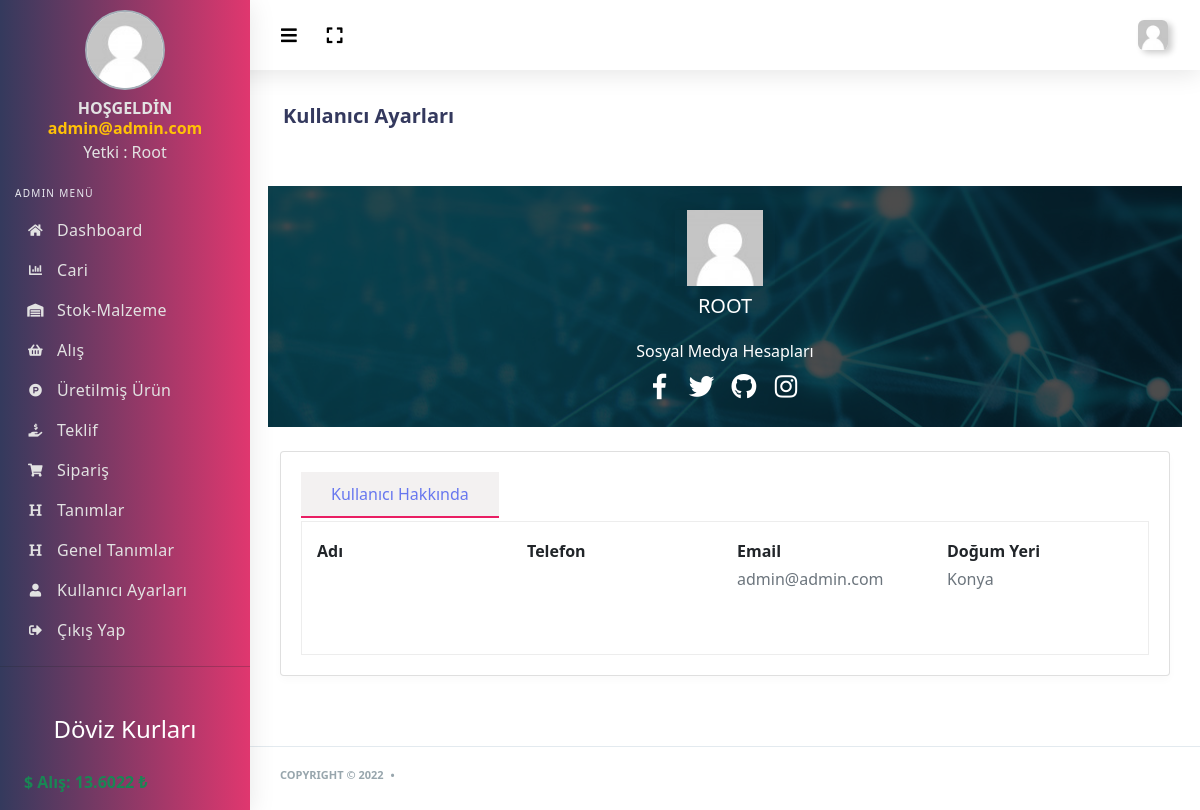
The app's page /admin/kullanici-profil.php (signed in) with its own data.
### tables this page shows
CREATE TABLE `kullanici_tbl` (
  `kullanici_id` int(11) NOT NULL,
  `kullanici_foto` varchar(500) NOT NULL,
  `kullanici_ad` varchar(50) NOT NULL,
  `kullanici_sifre` varchar(50) NOT NULL,
  `kullanici_zaman` date NOT NULL,
  `kullanici_hakkinda` text NOT NULL,
  `kullanici_dogumyeri` varchar(50) NOT NULL,
  `kullanici_adsoyad` varchar(100) NOT NULL,
  `kullanici_yetki` int(2) NOT NULL,
  `kullanici_facebook` varchar(500) NOT NULL,
  `kullanici_twitter` varchar(500) NOT NULL,
  `kullanici_github` varchar(500) NOT NULL,
  `kullanici_instagram` varchar(500) NOT NULL,
  `kullanici_tel` varchar(50) NOT NULL
);

CREATE TABLE `doviz_tbl` (
  `id` int(11) NOT NULL,
  `dolar_alis` double NOT NULL,
  `dolar_satis` double NOT NULL,
  `euro_alis` double NOT NULL,
  `euro_satis` double NOT NULL
);

### admin/kullanici-profil.php (the view, shortened to what this page needs)
<?php include 'header.php' ?>
<?php include 'sidebar.php' ?>
<div class="main-content">
  <section class="section">
    <div class="section-header">
      <div class="row">
        <div class="col-xl-6 col-lg-6 col-md-6 col-sm-12">
          <div class="section-header-breadcrumb-content">
            <h1>Kullanıcı Ayarları</h1>
          </div>
        </div>
      </div>
    </div>
    <div class="section-body">
      <div class="row mt-sm-4 background-image-body">
        <div class="col-md-12 col-lg-12 box-center">
          <div class="row author-box">
            <img alt="image" src="<?php echo $kullanicicek['kullanici_foto'] ?>" class="author-box-picture box-center mt-4">
          </div>
          <div class="row author-box">
            <div class="page-inner box-center align-center">
              <div class="page-description">
                <h5><?php
                if ($kullanicicek['kullanici_yetki']==0 ) {
                  echo "ROOT";
                }elseif ($kullanicicek['kullanici_yetki']==1 ) {
                  echo "YÖNETİCİ";
                }elseif ($kullanicicek['kullanici_yetki']==2 ) {
                  echo "ÜYE";
                }else{
                  echo "KULLANICI";
                }
                ?></h5>
              </div>
            </div>
          </div>
          <div class="row author-box mb-4">
            <div class="box-center align-center">
              <div class="mb-2 mt-3">
                <h6>Sosyal Medya Hesapları</h6>
              </div>
              <a href="<?php echo $kullanicicek['kullanici_facebook']?>" class="btn btn-social-icon mr-1 btn-facebook">
                <i class="fab fa-facebook-f"></i>
              </a>
              <a href="<?php echo $kullanicicek['kullanici_twitter'] ?>" class="btn btn-social-icon mr-1 btn-twitter">
                <i class="fab fa-twitter"></i>
              </a>
              <a href="<?php echo $kullanicicek['kullanici_github'] ?>" class="btn btn-social-icon mr-1 btn-github">
                <i class="fab fa-github"></i>
              </a>
              <a href="<?php echo $kullanicicek['kullanici_instagram'] ?>" class="btn btn-social-icon mr-1 btn-instagram">
                <i class="fab fa-instagram"></i>
              </a>
            </div>
          </div>
        </div>
      </div>
      <div class="row mt-sm-4">
        <div class="col-12 col-md-12 col-lg-12">
          <div class="card">
            <div class="padding-20">
              <ul class="nav nav-pills mb-1" id="myTab2" role="tablist">
                <li class="nav-item">
                  <a class="nav-link active" id="home-tab2" data-toggle="tab" href="#about" role="tab"
                  aria-selected="true">Kullanıcı Hakkında</a>
                </li>
              </ul>
              <div class="tab-content tab-bordered" id="myTab3Content">
                <div class="tab-pane fade show active" id="about" role="tabpanel" aria-labelledby="home-tab2">
                  <div class="row">
                    <div class="col-md-3 col-6 b-r">
                      <strong>Adı</strong>
                      <br>
                    </div>
                    <div class="col-md-3 col-6 b-r">
                      <strong>Telefon</strong>
                      <br>
                    </div>
                    <div class="col-md-3 col-6 b-r">
                      <strong>Email</strong>
                      <br>
                      <p class="text-muted"><?php echo $kullanicicek['kullanici_ad'] ?></p>
                    </div>
                    <div class="col-md-3 col-6">
                      <strong>Doğum Yeri</strong>
                      <br>
                      <p class="text-muted"><?php echo $kullanicicek['kullanici_dogumyeri']; ?></p>
                    </div>
                  </div>
                </div>
              </div>
            </div>
          </div>
        </div>
      </div>
    </div>
  </section>
</div>
</div>
<?php include 'footer.php' ?>

### admin/header.php (shortened to what this page needs)
<?php
include '../doviz.php';
$kullanicisor =$db->prepare("SELECT * FROM kullanici_tbl WHERE kullanici_ad=:ad");
$kullanicisor->execute(array(
  'ad' => $_SESSION['kullanici_ad']
));
$kullanicicek=$kullanicisor->fetch(PDO::FETCH_ASSOC);
$dovizsor=$db->prepare("SELECT * FROM doviz_tbl WHERE id=1");
$dovizsor->execute(array(0));
$dovizcek=$dovizsor->fetch(PDO::FETCH_ASSOC);
?>
<!DOCTYPE html>
<html lang="en">
<head>
  <link rel="stylesheet" href="assets/css/app.min.css">
  <link rel="stylesheet" href="assets/css/style.css">
  <link rel="stylesheet" href="assets/css/components.css">
  <link rel="stylesheet" href="assets/bundles/bootstrap-social/bootstrap-social.css">
  <link rel="stylesheet" href="assets/bundles/flag-icon-css/css/flag-icon.min.css">
  <link rel="stylesheet" href="assets/dropzone/dist/dropzone.css">
  <link rel="stylesheet" href="assets/dropzone/dist/basic.css">
  <link rel="stylesheet" href="assets/css/bootstrap.min.css">
</head>
<body>
  <div id="app">
    <div class="main-wrapper main-wrapper-1">
      <div class="navbar-bg"></div>
      <nav class="navbar navbar-expand-lg main-navbar">
        <div class="form-inline mr-auto">
          <ul class="navbar-nav mr-3">
            <li><a href="#" data-toggle="sidebar" class="nav-link nav-link-lg collapse-btn"><i
              class="fas fa-bars"></i></a></li>
              <li><a href="#" class="nav-link nav-link-lg fullscreen-btn">
                <i class="fas fa-expand"></i>
              </a>
            </li>
          </ul>
        </div>
        <ul class="navbar-nav navbar-right">
          <li class="dropdown"><a href="#" data-toggle="dropdown"
            class="nav-link dropdown-toggle nav-link-lg nav-link-user">
            <img alt="image" src="<?=$kullanicicek['kullanici_foto'] ?>" class="user-img-radious-style">
            <span class="d-sm-none d-lg-inline-block"></span></a>
          </li>
        </ul>
      </nav>

### admin/sidebar.php (shortened to what this page needs)
<?php
$kullanicisor =$db->prepare("SELECT * FROM kullanici_tbl WHERE kullanici_ad=:ad");
$kullanicisor->execute(array(
  'ad' => $_SESSION['kullanici_ad']
));
$kullanicicek=$kullanicisor->fetch(PDO::FETCH_ASSOC);
?>
<div class="main-sidebar sidebar-style-2">
  <aside id="sidebar-wrapper">
    <ul class="sidebar-menu">
      <li class="dropdown active" style="display: block;">
        <div class="sidebar-profile">
          <div class="siderbar-profile-pic">
            <img src="<?php echo $kullanicicek['kullanici_foto'] ?>" class="profile-img-circle box-center" alt="User Image">
          </div>
          <div class="siderbar-profile-details">
            <div class="siderbar-profile-name">HOŞGELDİN</div>
            <div class="siderbar-profile-name text-warning"><?php echo $_SESSION['kullanici_ad'] ?> </div>
            <div class="sidebar-profile-position">
              <?php if ($kullanicicek['kullanici_yetki']==0) {
                echo "Yetki : Root";
              }elseif ($kullanicicek['kullanici_yetki']==1) {
                echo "Yetki: Yönetici";
              }else{echo "Yetki: Üye";}
              ?></div>
            </div>
          </div>
        </li>
        <li class="menu-header">Admin Menü</li>
        <li><a class="nav-link" href="index.php"><i class="fas fa-home"></i><span>Dashboard</span></a></li>
        <?php if($kullanicicek['kullanici_yetki']<=1) { ?>
          <li><a class="nav-link" href="cari.php"><i class="fas fa-chart-bar"></i><span>Cari</span></a></li>
          <li><a class="nav-link" href="stok.php"><i class="fas fa-warehouse"></i><span>Stok-Malzeme</span></a></li>
          <li><a class="nav-link" href="alis.php"><i class="fas fa-shopping-basket"></i><span>Alış</span></a></li>
          <li><a class="nav-link" href="urun.php"><i class="fab fa-product-hunt"></i><span>Üretilmiş Ürün</span></a></li>
          <li><a class="nav-link" href="teklif.php"><i class="fas fa-hand-holding-usd"></i><span>Teklif</span></a></li>
          <li><a class="nav-link" href="siparis.php"><i class="fas fa-shopping-cart"></i><span>Sipariş</span></a></li>
          <li><a class="nav-link" href="tanimlar.php"><i class="fas fa-heading"></i><span>Tanımlar</span></a></li>
          <li><a class="nav-link" href="geneltanimlar.php"><i class="fas fa-heading"></i><span>Genel Tanımlar</span></a></li>
          <?php if ($kullanicicek['kullanici_yetki']==0) { ?>
            <li><a class="nav-link" href="kullanicilar.php"><i class="fas fa-user"></i><span>Kullanıcı Ayarları</span></a></li>
          <?php } ?>
        <?php } ?>
        <li><a class="nav-link" href="logout.php"><i class="fas fa-sign-out-alt"></i><span>Çıkış Yap</span></a></li><hr>
        <li class="mt-5">
          <h4 class="text-white text-center">Döviz Kurları</h4>
          <nav class="nav text-white fw-bold m-4">
            <p class="text-success">$ Alış: <?=$dovizcek['dolar_alis']?> ₺</p>
          </nav>
        </li>
      </ul>
    </aside>
  </div>

### admin/assets/css/components.css (style rules this page uses)
.author-box .author-box-picture { width:100px;box-shadow:0 4px 25px 0 rgba(0,0,0,.1) }
.box-center { margin:0 auto }
.box-center a { text-decoration:none;color:#fff }
.box-center h5,.box-center h6 { color:#fff }
.background-image-body { background:linear-gradient(to bottom,rgba(0,0,0,.7) 0,rgba(0,0,0,.7) 100%),url(../img/auth-background-image.jpg) }

### records on screen
kullanici_tbl: kullanici_foto (placeholder picture), kullanici_ad "admin@admin.com", kullanici_dogumyeri "Konya"
doviz_tbl: dolar_alis "13.6022"

### other values on screen
$_SESSION['kullanici_ad'] "admin@admin.com"
